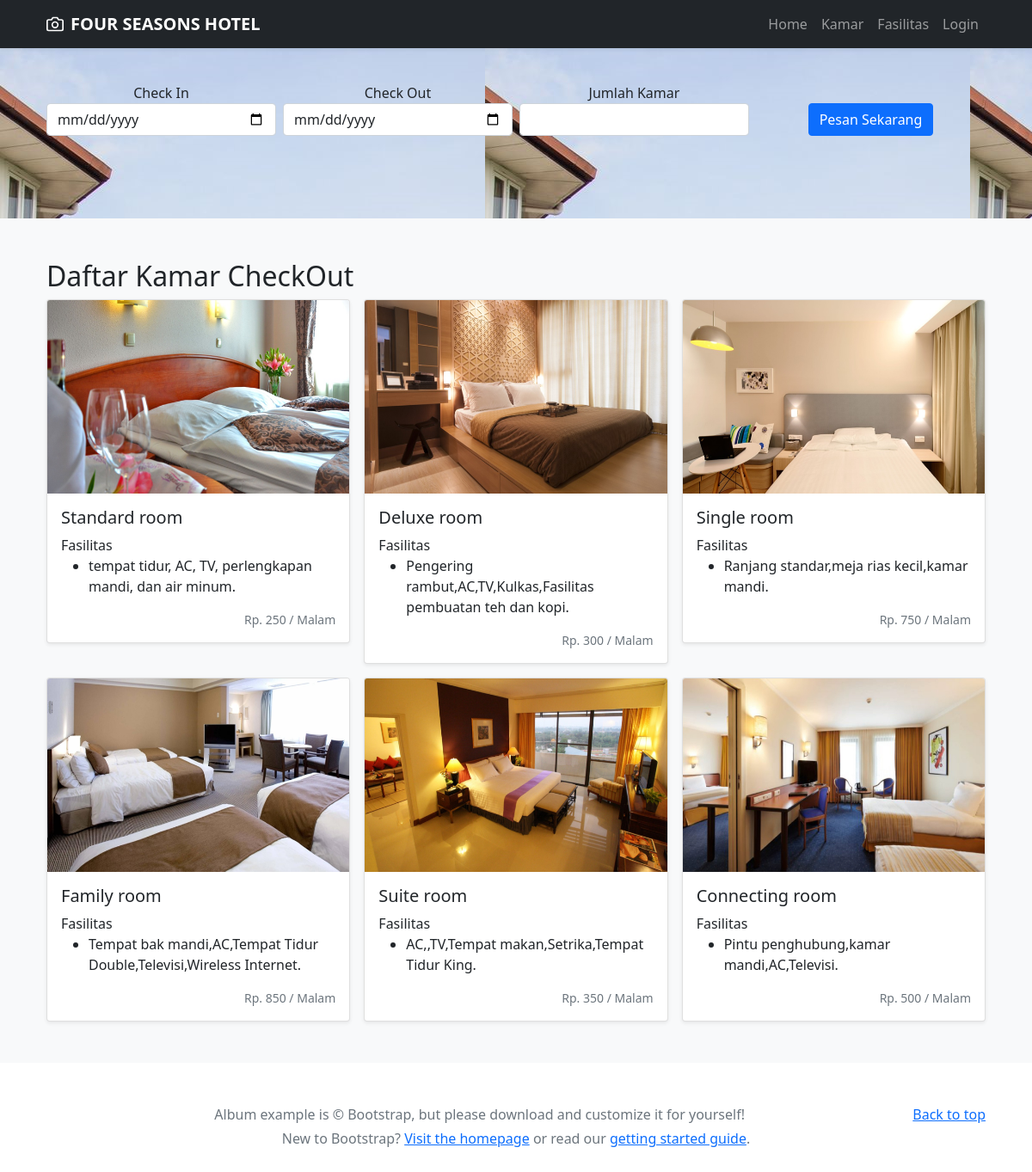
The page /index.php?page=daftar-kamar on the database its author committed.
### tables this page shows
CREATE TABLE `fasilitas_kamar` (
  `fasilitaskamar_id` int(11) NOT NULL,
  `kamar_id` int(11) NOT NULL,
  `fasilitas` varchar(255) NOT NULL
);

CREATE TABLE `kamar` (
  `id` int(11) NOT NULL,
  `tipe_kamar` varchar(255) NOT NULL,
  `harga` int(100) NOT NULL,
  `gambar` text NOT NULL,
  `status` enum('checkin','checkout') NOT NULL
);

### daftar_kamar.php (the view, shortened to what this page needs)
<?php
include"koneksi.php";
?>
<section class="py-5 text-center container-fluid bg">
    <div class="container">
    <div class="row py-lg-5">
      <div class="col-lg-12 col-md-12 mx-auto">
        <form class="form-inline" method="get" action="index.php">
        <div class="row g-2">
          <div class="col">
            <label for="checkin">Check In</label>
            <input type="date" class="form-control"  id="checkin" name="checkin" required>
          </div>
          <div class="col">
            <label for="checkout">Check Out</label>
            <input type="date" class="form-control"  id="checkout" name="checkout" required>
          </div>
          <div class="col">
            <label for="jumlah">Jumlah Kamar</label>
            <input type="number" class="form-control"  id="jumlah" name="jumlah" required>
          </div>
          <div class="col align-self-end">
            <button type="submit" class="btn btn-primary" href="signin.php">Pesan Sekarang</button>
          </div>
        </div>
        </form>
      </div>
    </div>
    </div>
  </section>
  <div class="album py-5 bg-light">
    <div class="container">
    <h2>Daftar Kamar CheckOut</h2>
      <div class="row row-cols-1 row-cols-sm-2 row-cols-md-3 g-3">
        <?php
         $query = $conn->query('SELECT id, tipe_kamar, harga, gambar, fasilitas FROM kamar LEFT JOIN fasilitas_kamar ON id=fasilitaskamar_id WHERE status="checkout"');
          while ($data = mysqli_fetch_array($query)) {
        ?>
        <div class="col">
          <div class="card shadow-sm">
            <img src="image/<?php echo $data['gambar']; ?>" class="bd-placeholder-img card-img-top" width="100%" height="225"role="img" aria-label="Placeholder: Thumbnail" preserveAspectRatio="xMidYMid slice" focusable="false">
            <div class="card-body">
              <h5 class="card-title"><?php echo $data['tipe_kamar']; ?></h5>
              Fasilitas
              <ul>
                <?php
                  $queryfas = $conn->query("SELECT * FROM fasilitas_kamar WHERE kamar_id = '$data[id]'");
                  while ($fasilitas = mysqli_fetch_array($queryfas)) {
                ?>
                <li><?php echo $fasilitas['fasilitas']; ?></li>
                <?php
                  }
                ?>
              </ul>
              <div class="d-flex justify-content-between align-items-center">
                <small class="text-muted">Rp. <?php echo $data['harga']; ?> / Malam</small>
              </div>
            </div>
          </div>
        </div>
        <?php
          }
        ?>
      </div>
    </div>
  </div>

### user/hotel.css (style rules this page uses)
.bg { background-image: url('../image/ayng.jpg'); }

### index.php (style rules this page uses)
.bd-placeholder-img { font-size: 1.125rem; text-anchor: middle; -webkit-user-select: none; -moz-user-select: none; user-select: none; }

### rows shown on the page
fasilitas_kamar: kamar.gambar (picture), kamar.tipe_kamar "Standard room", fasilitas "tempat tidur, AC, TV, perlengkapan mandi, dan air minum.", kamar.harga "250"
kamar: gambar (picture), tipe_kamar "Deluxe room", harga "300"
fasilitas_kamar: fasilitas "Pengering rambut,AC,TV,Kulkas,Fasilitas pembuatan teh dan kopi."
kamar: gambar (picture), tipe_kamar "Single room", harga "750"
fasilitas_kamar: fasilitas "Ranjang standar,meja rias kecil,kamar mandi."
fasilitas_kamar: kamar.gambar (picture), kamar.tipe_kamar "Family room", fasilitas "Tempat bak mandi,AC,Tempat Tidur Double,Televisi,Wireless Internet.", kamar.harga "850"
fasilitas_kamar: kamar.gambar (picture), kamar.tipe_kamar "Suite room", fasilitas "AC,,TV,Tempat makan,Setrika,Tempat Tidur King.", kamar.harga "350"
kamar: gambar (picture), tipe_kamar "Connecting room", harga "500"
fasilitas_kamar: fasilitas "Pintu penghubung,kamar mandi,AC,Televisi."
